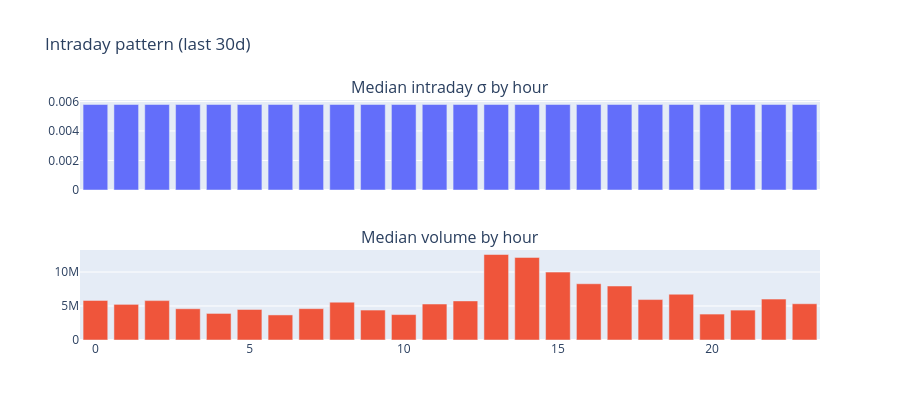

Notebook code cell kept with this figure:
### Markdown cell above
**QA purpose**: hour-of-day vol pattern — should reflect known activity hours; flat or spiked = data issue.

### Code cell
hod = intraday.with_columns(pl.col("hour").dt.hour().alias("hour_of_day")).group_by("hour_of_day").agg(
    pl.col("realized_vol_intraday").median().alias("median_intraday_vol"),
    pl.col("volume_token0_equiv").median().alias("median_vol_volume"),
).sort("hour_of_day")
fig = make_subplots(rows=2, cols=1, shared_xaxes=True, subplot_titles=("Median intraday σ by hour", "Median volume by hour"))
fig.add_trace(go.Bar(x=hod["hour_of_day"].to_list(), y=hod["median_intraday_vol"].to_list()), row=1, col=1)
fig.add_trace(go.Bar(x=hod["hour_of_day"].to_list(), y=hod["median_vol_volume"].to_list()),    row=2, col=1)
fig.update_layout(height=420, showlegend=False, title_text="Intraday pattern (last 30d)")
fig.show()

### Figure 1 — Plotly figure (JSON) as saved in the notebook; plotly's stock layout.template omitted (floating-point values rounded to 4 significant figures)
{"data": [{"type": "bar", "x": [0, 1, 2, 3, 4, 5, 6, 7, 8, 9, 10, 11, 12, 13, 14, 15, 16, 17, 18, 19, 20, 21, 22, 23], "xaxis": "x", "y": [0.005793, 0.005793, 0.005793, 0.005793, 0.005793, 0.005793, 0.005793, 0.005793, 0.005793, 0.005793, 0.005793, 0.005793, 0.005793, 0.005793, 0.005793, 0.005793, 0.005793, 0.005793, 0.005793, 0.005793, 0.005793, 0.005793, 0.005793, 0.005793], "yaxis": "y"}, {"type": "bar", "x": [0, 1, 2, 3, 4, 5, 6, 7, 8, 9, 10, 11, 12, 13, 14, 15, 16, 17, 18, 19, 20, 21, 22, 23], "xaxis": "x2", "y": [5829000.0, 5243000.0, 5795000.0, 4597000.0, 3908000.0, 4490000.0, 3687000.0, 4610000.0, 5567000.0, 4404000.0, 3739000.0, 5293000.0, 5751000.0, 12580000.0, 12150000.0, 9987000.0, 8275000.0, 7942000.0, 5948000.0, 6734000.0, 3815000.0, 4399000.0, 6015000.0, 5332000.0], "yaxis": "y2"}], "layout": {"annotations": [{"font": {"size": 16}, "showarrow": false, "text": "Median intraday σ by hour", "x": 0.5, "xanchor": "center", "xref": "paper", "y": 1, "yanchor": "bottom", "yref": "paper"}, {"font": {"size": 16}, "showarrow": false, "text": "Median volume by hour", "x": 0.5, "xanchor": "center", "xref": "paper", "y": 0.375, "yanchor": "bottom", "yref": "paper"}], "height": 420, "showlegend": false, "title": {"text": "Intraday pattern (last 30d)"}, "xaxis": {"anchor": "y", "domain": [0, 1], "matches": "x2", "showticklabels": false}, "xaxis2": {"anchor": "y2", "domain": [0, 1]}, "yaxis": {"anchor": "x", "domain": [0.625, 1]}, "yaxis2": {"anchor": "x2", "domain": [0, 0.375]}}}
